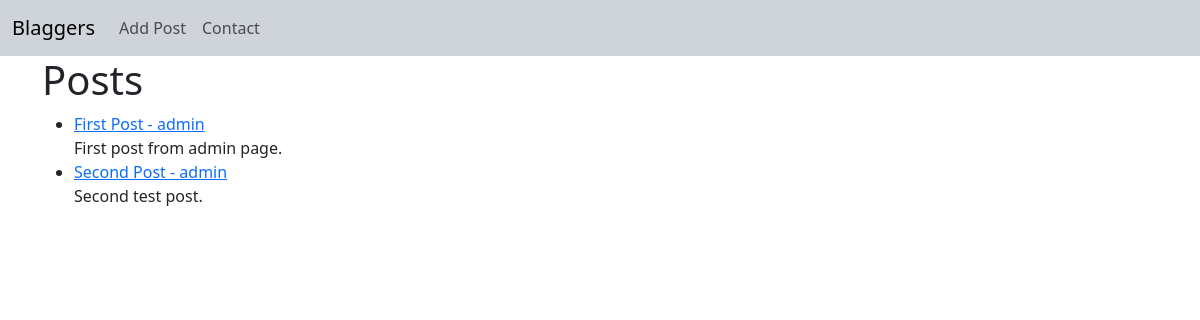
Before: / with the older database file.
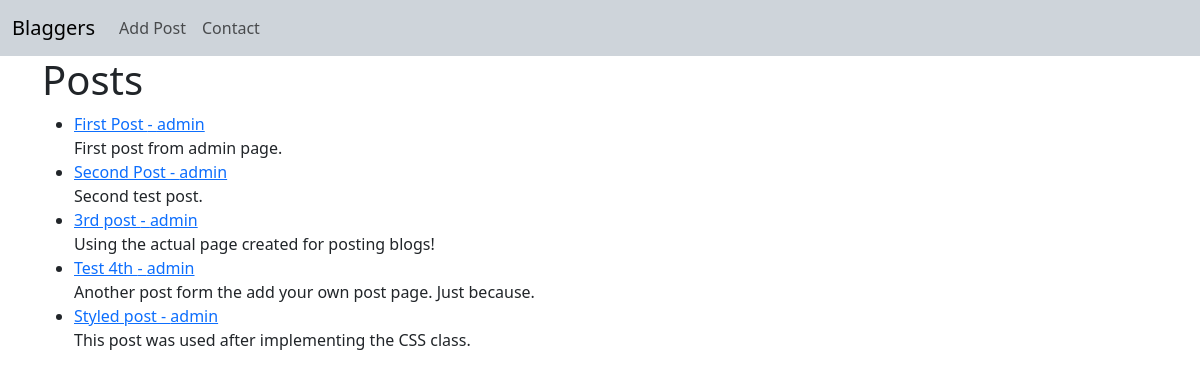
After: the same page with the newer database file.
### personalblog/models.py (models this page shows, shortened)
class Post(models.Model):
    title = models.CharField(max_length=200)
    title_tag = models.CharField(max_length=200)
    author = models.ForeignKey(User, on_delete=models.CASCADE)
    content = models.TextField()

### personalblog/views.py (the view)
# urls.py: path('', HomeView.as_view(), name='home'),
class HomeView(ListView):
    model = Post
    template_name = 'home.html'

### personalblog/templates/home.html
{% extends "base.html" %}
{% block content %}
    <h1>Posts</h1>
    <div class="posts">
        <ul>
            {% for post in object_list %}
                <li>
                    <a href="{% url 'post_details' post.pk %}">{{ post.title }} - {{ post.author }}</a>
                    <br>
                    {{ post.content }}
                </li>
            {% endfor %}
        </ul>
    </div>
{% endblock %}

### personalblog/templates/base.html (shortened to what this page needs)
<!DOCTYPE html>
<html lang="en">
<head>
    <link href="https://cdn.jsdelivr.net/npm/bootstrap@5.3.0-alpha1/dist/css/bootstrap.min.css" rel="stylesheet">
</head>
<body>
    <nav class="navbar navbar-expand-lg bg-dark-subtle">
        <div class="container-fluid">
            <a class="navbar-brand" href="{% url 'home' %}">Blaggers</a>
            <div class="collapse navbar-collapse" id="navbarSupportedContent">
                <ul class="navbar-nav me-auto mb-2 mb-lg-0">
                    <li class="nav-item">
                        <a class="nav-link" href="{% url 'add_post' %}">Add Post</a>
                    </li>
                    <li class="nav-item">
                        <a href="#" class="nav-link">Contact</a>
                    </li>
                </ul>
            </div>
        </div>
    </nav>
    <div class="container">
        {% block content %}{% endblock %}
    </div>
</body>
</html>

Changed rows visible on the page:
added Post: title "3rd post", author "admin", content "Using the actual page created for posting blogs!"
added Post: title "Test 4th", author "admin", content "Another post form the add your own post page. Just because."
added Post: title "Styled post", author "admin", content "This post was used after implementing the CSS class."
